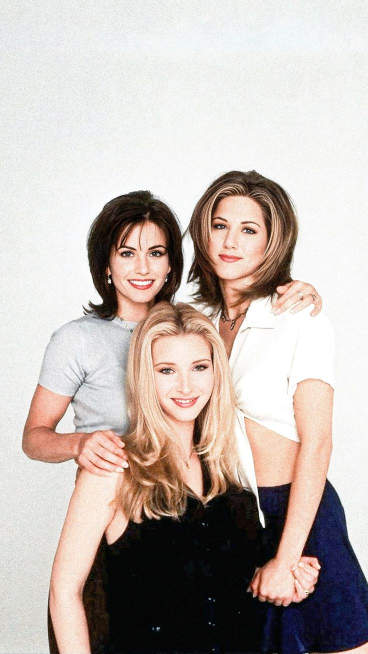
#> input picture download (18).jpeg, 736 x 1308 px (shown at 1/2 size)
$ python index.py
#> lines starting #> are read from the running program, lines starting #| are printed output that depends on the picture; after the words box and inside, x2 and y2 are one past the last pixel; in counts of white or black regions, pixels touching at a corner belong together
import cv2 as cv

img = cv.imread(r"download (18).jpeg")
#> img is the input picture: shape (1308, 736, 3); mean B, G, R 176.4, 181.7, 192
resized = cv.resize(img, (500, 500))
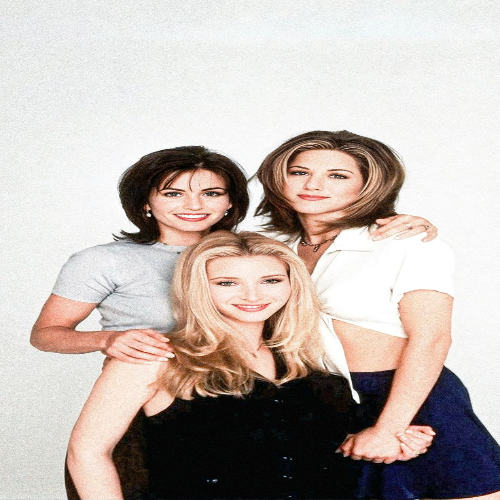
#> resized: shape (500, 500, 3); mean B, G, R 176.2, 181.6, 191.9
gray = cv.cvtColor(resized,  cv.COLOR_BGR2GRAY)
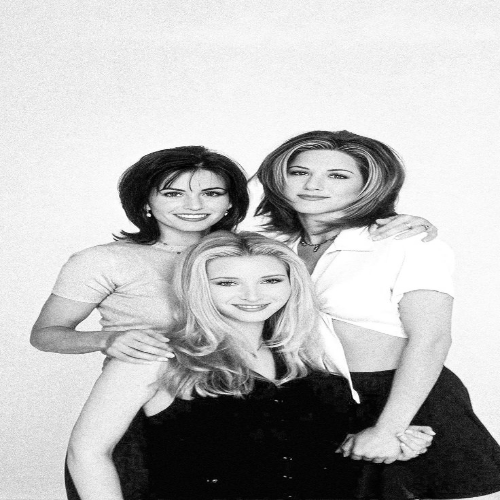
#> gray: shape (500, 500); min 0, max 255, mean 184

face_cascade = cv.CascadeClassifier(cv.data.haarcascades + "haarcascade_frontalface_default.xml")
faces = face_cascade.detectMultiScale(gray, scaleFactor=1.1, minNeighbors=8)
#> faces = [[280, 148, 70, 70], [158, 165, 73, 73], [215, 254, 73, 73]]

for (x, y, w, h) in faces :
    cv.rectangle(resized, (x, y), (x+w, y+h), (0, 255, 0), 2)
#> this loop made 3 passes
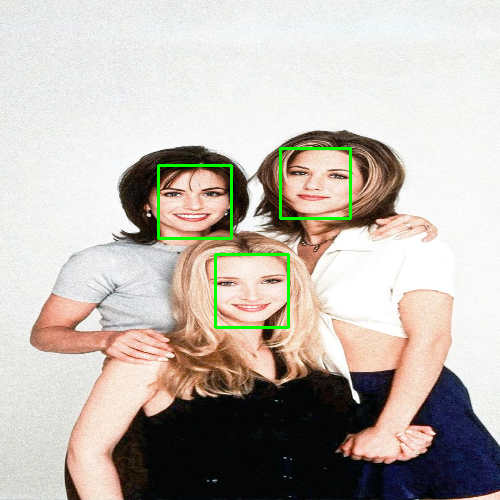
#> resized: shape (500, 500, 3); 1.03% of pixels changed, all inside (x1, y1, x2, y2) = (157, 147, 352, 329)

cv.imshow("Faces", resized)
cv.waitKey(0)
